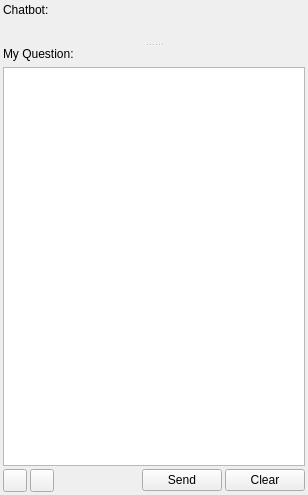
<?xml version="1.0" encoding="UTF-8"?>
<ui version="4.0">
 <class>GeoKnowledgeAIDockWidgetBase</class>
 <widget class="QDockWidget" name="GeoKnowledgeAIDockWidgetBase">
  <property name="geometry">
   <rect>
    <x>0</x>
    <y>0</y>
    <width>308</width>
    <height>495</height>
   </rect>
  </property>
  <property name="font">
   <font>
    <pointsize>9</pointsize>
   </font>
  </property>
  <property name="windowTitle">
   <string>Geo Knowledge AI</string>
  </property>
  <widget class="QWidget" name="dockWidgetContents">
   <layout class="QGridLayout" name="gridLayout_3">
    <property name="leftMargin">
     <number>3</number>
    </property>
    <property name="topMargin">
     <number>3</number>
    </property>
    <property name="rightMargin">
     <number>3</number>
    </property>
    <property name="bottomMargin">
     <number>3</number>
    </property>
    <property name="spacing">
     <number>3</number>
    </property>
    <item row="1" column="2">
     <spacer name="horizontalSpacer">
      <property name="orientation">
       <enum>Qt::Horizontal</enum>
      </property>
      <property name="sizeHint" stdset="0">
       <size>
        <width>84</width>
        <height>20</height>
       </size>
      </property>
     </spacer>
    </item>
    <item row="1" column="4">
     <widget class="QPushButton" name="btnClear">
      <property name="text">
       <string>Clear</string>
      </property>
     </widget>
    </item>
    <item row="0" column="0" colspan="5">
     <widget class="QSplitter" name="splitter">
      <property name="orientation">
       <enum>Qt::Vertical</enum>
      </property>
      <widget class="QWidget" name="layoutWidget">
       <layout class="QGridLayout" name="gridLayout">
        <item row="0" column="0">
         <widget class="QLabel" name="label">
          <property name="sizePolicy">
           <sizepolicy hsizetype="Preferred" vsizetype="Fixed">
            <horstretch>0</horstretch>
            <verstretch>0</verstretch>
           </sizepolicy>
          </property>
          <property name="text">
           <string>Chatbot:</string>
          </property>
         </widget>
        </item>
        <item row="1" column="0">
         <widget class="QWidget" name="widgetChatbotParent" native="true">
          <property name="sizePolicy">
           <sizepolicy hsizetype="Expanding" vsizetype="Expanding">
            <horstretch>0</horstretch>
            <verstretch>0</verstretch>
           </sizepolicy>
          </property>
         </widget>
        </item>
       </layout>
      </widget>
      <widget class="QWidget" name="layoutWidget">
       <layout class="QGridLayout" name="gridLayout_2">
        <item row="0" column="0">
         <widget class="QLabel" name="label_2">
          <property name="sizePolicy">
           <sizepolicy hsizetype="Preferred" vsizetype="Fixed">
            <horstretch>0</horstretch>
            <verstretch>0</verstretch>
           </sizepolicy>
          </property>
          <property name="text">
           <string>My Question:</string>
          </property>
         </widget>
        </item>
        <item row="1" column="0">
         <widget class="QPlainTextEdit" name="plainTextEdit">
          <property name="sizePolicy">
           <sizepolicy hsizetype="Expanding" vsizetype="Expanding">
            <horstretch>0</horstretch>
            <verstretch>0</verstretch>
           </sizepolicy>
          </property>
          <property name="minimumSize">
           <size>
            <width>0</width>
            <height>50</height>
           </size>
          </property>
          <property name="maximumSize">
           <size>
            <width>16777215</width>
            <height>16777215</height>
           </size>
          </property>
          <property name="plainText">
           <string/>
          </property>
          <property name="textInteractionFlags">
           <set>Qt::TextEditorInteraction</set>
          </property>
         </widget>
        </item>
       </layout>
      </widget>
     </widget>
    </item>
    <item row="1" column="3">
     <widget class="QPushButton" name="btnSendOrTerminate">
      <property name="text">
       <string>Send</string>
      </property>
     </widget>
    </item>
    <item row="1" column="0">
     <widget class="QToolButton" name="btnSetting">
      <property name="toolTip">
       <string>Settings</string>
      </property>
      <property name="text">
       <string/>
      </property>
      <property name="icon">
       <iconset resource="resources.qrc">
        <normaloff>:/plugins/geo_knowledge_ai/image/settings.svg</normaloff>:/plugins/geo_knowledge_ai/image/settings.svg</iconset>
      </property>
     </widget>
    </item>
    <item row="1" column="1">
     <widget class="QToolButton" name="btnHistory">
      <property name="toolTip">
       <string>History List</string>
      </property>
      <property name="text">
       <string/>
      </property>
      <property name="icon">
       <iconset resource="resources.qrc">
        <normaloff>:/plugins/geo_knowledge_ai/image/list.svg</normaloff>:/plugins/geo_knowledge_ai/image/list.svg</iconset>
      </property>
     </widget>
    </item>
   </layout>
  </widget>
 </widget>
 <resources>
  <include location="resources.qrc"/>
 </resources>
 <connections/>
</ui>
